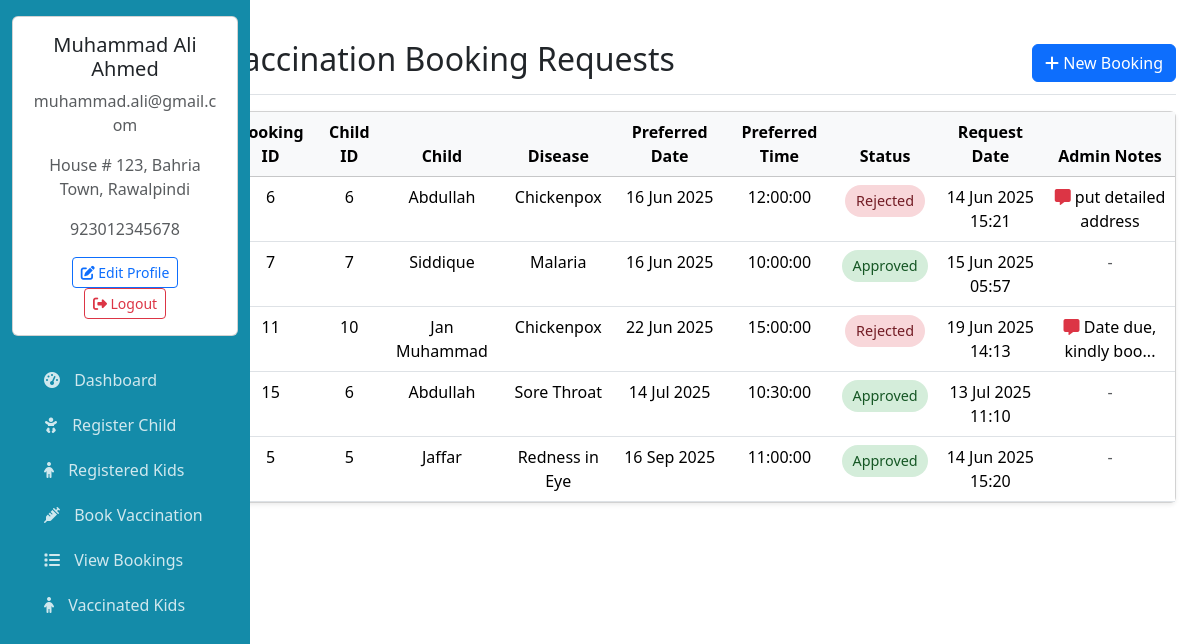
Screenshot of /view_bookings.php (signed in) with the database file from the repository.
### tables this page shows
CREATE TABLE IF NOT EXISTS `users` (
  `id` int NOT NULL AUTO_INCREMENT,
  `firstname` varchar(50) NOT NULL,
  `lastname` varchar(50) NOT NULL,
  `email` varchar(100) NOT NULL,
  `phone` varchar(12) NOT NULL,
  `password` varchar(255) NOT NULL,
  `created_at` timestamp NULL DEFAULT CURRENT_TIMESTAMP,
  `address` varchar(255) DEFAULT NULL,
  `confirm_password` varchar(255) DEFAULT NULL,
  PRIMARY KEY (`id`),
  UNIQUE KEY `email` (`email`),
  UNIQUE KEY `phone` (`phone`)
);

CREATE TABLE IF NOT EXISTS `bookings` (
  `id` int NOT NULL AUTO_INCREMENT,
  `child_id` int NOT NULL,
  `vaccine_id` int NOT NULL,
  `preferred_date` date NOT NULL,
  `preferred_time` time NOT NULL,
  `status` enum('Pending','Approved','Rejected','Completed') DEFAULT 'Pending',
  `admin_notes` text,
  `created_at` timestamp NULL DEFAULT CURRENT_TIMESTAMP,
  `updated_at` timestamp NULL DEFAULT CURRENT_TIMESTAMP ON UPDATE CURRENT_TIMESTAMP,
  PRIMARY KEY (`id`),
  KEY `child_id` (`child_id`),
  KEY `vaccine_id` (`vaccine_id`)
);

CREATE TABLE IF NOT EXISTS `children` (
  `id` int NOT NULL AUTO_INCREMENT,
  `user_id` int NOT NULL,
  `name` varchar(100) NOT NULL,
  `parent_name` varchar(100) NOT NULL,
  `age` varchar(20) NOT NULL,
  `gender` enum('Male','Female','Other') NOT NULL,
  `blood_group` varchar(10) DEFAULT NULL,
  `city` varchar(50) NOT NULL,
  `address` text NOT NULL,
  `created_at` timestamp NULL DEFAULT CURRENT_TIMESTAMP,
  PRIMARY KEY (`id`),
  KEY `user_id` (`user_id`)
);

CREATE TABLE IF NOT EXISTS `vaccines` (
  `id` int NOT NULL AUTO_INCREMENT,
  `disease` varchar(100) NOT NULL,
  `vaccine_name` varchar(100) NOT NULL,
  `brand` varchar(100) NOT NULL,
  `age_range` varchar(50) NOT NULL COMMENT 'e.g., "0-6 months", "1-2 years"',
  `status` enum('Available','Unavailable') DEFAULT 'Available',
  `can_book` tinyint(1) DEFAULT '1' COMMENT '1=Book Now enabled, 0=disabled',
  `description` text,
  `created_at` timestamp NULL DEFAULT CURRENT_TIMESTAMP,
  `updated_at` timestamp NULL DEFAULT CURRENT_TIMESTAMP ON UPDATE CURRENT_TIMESTAMP,
  PRIMARY KEY (`id`)
);

### view_bookings.php (the view, shortened to what this page needs)
<?php
require_once 'includes/db_connection.php';
$user_id = $_SESSION['user_id'];
$sql = "SELECT
          b.id,
          c.id AS child_id,
          c.name AS child_name,
          v.disease,
          b.preferred_date,
          b.preferred_time,
          b.status,
          b.created_at,
          b.admin_notes
        FROM bookings b
        JOIN children c ON b.child_id = c.id
        JOIN vaccines v ON b.vaccine_id = v.id
        WHERE c.user_id = $user_id
        ORDER BY b.preferred_date ASC";
$result = $connection->query($sql);
?>
<!DOCTYPE html>
<html lang="en">
<head>
</head>
<body>
    <div class="container-fluid mt-4">
        <div class="row">
            <?php include 'dashboard_sidebar.php' ?>
            <main class="col-md-10 ms-sm-auto col-lg-10 px-md-4">
                <div class="col-lg-12">
                    <div class="d-flex justify-content-between flex-wrap flex-md-nowrap align-items-center pt-3 pb-2 mb-3 border-bottom">
                        <h1 class="h2">Vaccination Booking Requests</h1>
                        <a href="book_vaccine.php" class="btn btn-primary">
                            <i class="fas fa-plus"></i> New Booking
                        </a>
                    </div>
                    <div class="card shadow-sm">
                        <div class="card-body p-0">
                            <div class="table-responsive">
                                <table class="table table-hover mb-0 text-center">
                                    <thead class="table-light">
                                        <tr>
                                            <th>Booking ID</th>
                                            <th>Child ID</th>
                                            <th>Child</th>
                                            <th>Disease</th>
                                            <th>Preferred Date</th>
                                            <th>Preferred Time</th>
                                            <th>Status</th>
                                            <th>Request Date</th>
                                            <th>Admin Notes</th>
                                        </tr>
                                    </thead>
                                    <tbody>
                                        <?php while ($row = $result->fetch_assoc()): ?>
                                            <tr>
                                                <td><?= $row['id'] ?></td>
                                                <td><?= $row['child_id'] ?></td>
                                                <td><?= $row['child_name'] ?></td>
                                                <td><?= $row['disease'] ?></td>
                                                <td><?= date('d M Y', strtotime($row['preferred_date'])) ?></td>
                                                <td><?= $row['preferred_time'] ?></td>
                                                <td>
                                                    <span class="status-badge status-<?= strtolower($row['status']) ?>">
                                                        <?= $row['status'] ?>
                                                    </span>
                                                </td>
                                                <td><?= date('d M Y H:i', strtotime($row['created_at'])) ?></td>
                                                <td>
                                                    <?php if ($row['status'] == 'Rejected' && !empty($row['admin_notes'])): ?>
                                                        <div class="admin-notes" data-bs-toggle="tooltip" title="<?= $row['admin_notes'] ?>">
                                                            <i class="fas fa-comment-alt text-danger"></i>
                                                            <span class="d-none d-md-inline"><?= htmlspecialchars(substr($row['admin_notes'], 0, 20)) ?><?= strlen($row['admin_notes']) > 20 ? '...' : '' ?></span>
                                                        </div>
                                                    <?php else: ?>
                                                        <span class="text-muted">-</span>
                                                    <?php endif; ?>
                                                </td>
                                            </tr>
                                        <?php endwhile; ?>
                                    </tbody>
                                </table>
                            </div>
                        </div>
                    </div>
                </div>
        </div>
    </div>
</body>
</html>

### dashboard_sidebar.php (shortened to what this page needs)
<?php
require_once 'includes/db_connection.php';
$user_id = $_SESSION['user_id'];
$user_sql = "SELECT * FROM users WHERE id = '$user_id'";
$user_result = $connection->query($user_sql);
$user = $user_result->fetch_assoc();
?>
<!DOCTYPE html>
<html lang="en">
<head>
    <link rel="stylesheet" href="css/bootstrap.css">
    <link rel="stylesheet" href="css/bootstrap.min.css">
    <link rel="stylesheet" href="icons/bootstrap-icons.css">
    <link rel="stylesheet" href="https://cdnjs.cloudflare.com/ajax/libs/font-awesome/6.4.0/css/all.min.css">
</head>
<body>
    <button class="sidebar-toggle" id="sidebarToggle">
    </button>
    <div class="sidebar" id="sidebar">
        <div class="position-sticky pt-3">
            <div class="card dashboard-card mb-4">
                <div class="card-body text-center">
                    <h5><?= htmlspecialchars($user['firstname']) . ' ' . htmlspecialchars($user['lastname']) ?></h5>
                    <p class="text-muted"><?= htmlspecialchars($user['email']) ?></p>
                    <p class="text-muted"><?= htmlspecialchars($user['address']) ?></p>
                    <p class="text-muted"><?= htmlspecialchars($user['phone']) ?></p>
                    <a href="edit_profile.php" class="btn btn-sm btn-outline-primary">
                        <i class="fas fa-edit"></i> Edit Profile
                    </a>
                    <a href="logout.php" class="btn btn-sm btn-outline-danger">
                        <i class="fas fa-sign-out-alt"></i> Logout
                    </a>
                </div>
            </div>
            <ul class="nav flex-column px-3">
                <li class="nav-item">
                    <a href="dashboard.php" class="nav-link">
                        <i class="fas fa-tachometer-alt"></i> Dashboard
                    </a>
                </li>
                <li class="nav-item">
                    <a href="add_child.php" class="nav-link">
                        <i class="fas fa-baby"></i> Register Child
                    </a>
                </li>
                <li class="nav-item">
                    <a class="nav-link" href="registered_kids.php">
                        <i class="fas fa-child"></i> Registered Kids
                    </a>
                </li>
                <li class="nav-item">
                    <a href="book_vaccine.php" class="nav-link">
                        <i class="fas fa-syringe"></i> Book Vaccination
                    </a>
                </li>
                <li class="nav-item">
                    <a href="view_bookings.php" class="nav-link">
                        <i class="fas fa-list"></i> View Bookings
                    </a>
                </li>
                <li class="nav-item">
                    <a class="nav-link" href="vaccinated_childs.php">
                    <i class="fas fa-child"></i> Vaccinated Kids
                    </a>
                </li>
            </ul>
        </div>
    </div>
</body>
</html>

### view_bookings.php (style rules this page uses)
.status-badge { padding: 5px 10px; border-radius: 20px; font-size: 0.9rem; display: inline-block; min-width: 80px; text-align: center; }
.status-approved { background-color: #D4EDDA; color: #155724; }
.status-rejected { background-color: #F8D7DA; color: #721C24; }

### dashboard_sidebar.php (style rules this page uses)
:root { --primary-color: #148ba9; --secondary-color: #f8f9fa; }
.sidebar { background: var(--primary-color); min-height: 100vh; height: 100%; left: 0; top: 0; color: white; position: fixed; width: 250px; transition: all 0.3s; z-index: 1000; overflow-y: auto; }
.sidebar .nav-link { color: rgba(255, 255, 255, 0.8); border-radius: 5px; margin-bottom: 5px; }
.sidebar .nav-link i { margin-right: 10px; }
.sidebar-toggle { position: fixed; top: 15px; left: 15px; z-index: 1000; background: transparent; border: none; font-size: 1.5rem; cursor: pointer; padding: 5px 10px; width: auto; }

### rows the page displays
users: firstname "Muhammad", lastname "Ali Ahmed", email "muhammad.ali@gmail.com", address "House # 123, Bahria Town, Rawalpindi", phone "923012345678"
bookings: id "6", children.id "6", children.name "Abdullah", vaccine.disease "Chickenpox", preferred_date "16 Jun 2025", preferred_time "12:00:00", status "Rejected", created_at "14 Jun 2025 15:21", admin_notes "put detailed address"
bookings: id "7", children.id "7", children.name "Siddique", vaccine.disease "Malaria", preferred_date "16 Jun 2025", preferred_time "10:00:00", status "Approved", created_at "15 Jun 2025 05:57"
bookings: id "11", children.id "10", children.name "Jan Muhammad", vaccine.disease "Chickenpox", preferred_date "22 Jun 2025", preferred_time "15:00:00", status "Rejected", created_at "19 Jun 2025 14:13", admin_notes "Date due, kindly boo"
bookings: id "15", children.id "6", children.name "Abdullah", vaccine.disease "Sore Throat", preferred_date "14 Jul 2025", preferred_time "10:30:00", status "Approved", created_at "13 Jul 2025 11:10"
bookings: id "5", children.id "5", children.name "Jaffar", vaccine.disease "Redness in Eye", preferred_date "16 Sep 2025", preferred_time "11:00:00", status "Approved", created_at "14 Jun 2025 15:20"
